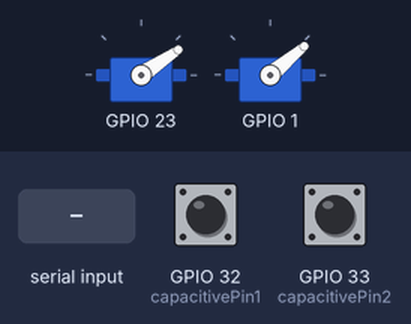
This sketch was run on a simulated ESP32. Shown: 2 × servo. Inputs (shaded band) come from the test bench; at power-on: GPIO 32 (capacitivePin1) HIGH, GPIO 33 (capacitivePin2) HIGH. What the sketch prints to the serial monitor is not drawn.

Above: at 1.2 s.
1.3 s: "0\n" received over Serial
At 2.5 s:
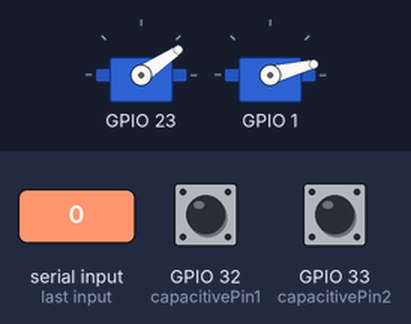
2.8 s: "1,90\n" received over Serial
At 3.9 s:
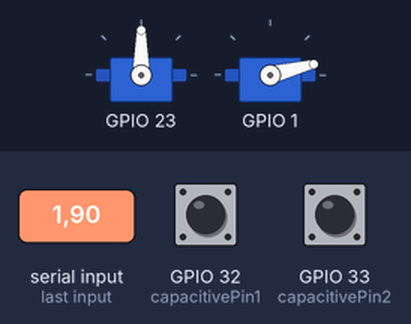
4.3 s: "1,90,45\n" received over Serial
At 5.0 s:
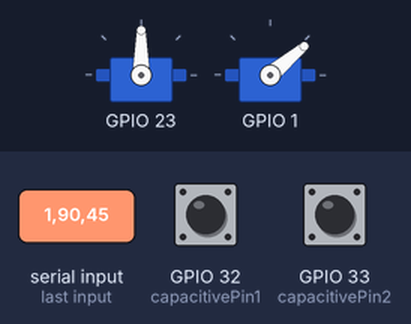
5.8 s: "1\n" received over Serial
At 6.2 s:
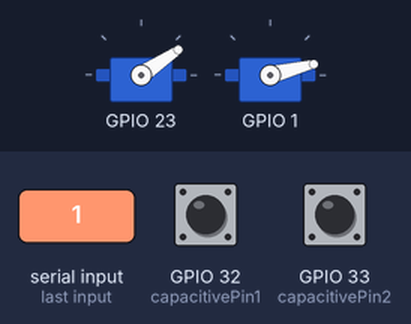
Timing chart, 0 to 8.3 s (numbered marks = the images above; inputs shaded):
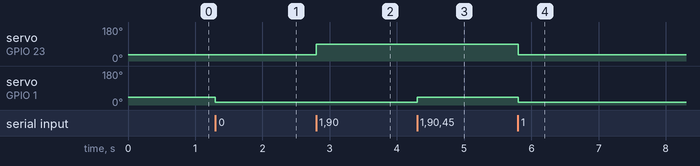

Measured:
- after the input at 1.3 s, servo on GPIO 1: 40° → 14° at once
- after the input at 2.8 s, servo on GPIO 23: 34° → 90° at once
- after the input at 4.3 s, servo on GPIO 1: 14° → 40° at once
- after the input at 5.8 s, servo on GPIO 23: 90° → 34° at once; servo on GPIO 1: 40° → 14° at once

The sketch:

Demo2Test.ino
```cpp
/////////////////////////////////////////////////////////////////////////////

#include <ESP32Servo.h>

// Servo Objects
Servo gripperServo;
Servo armServo;


// Servo PWM pins
int gripperServoPin = MOSI;
int armServoPin = TX;


// Servo feedback pins
int gripperServoReadPin = A3;
int armServoReadPin = A2;


// Servo feedback values
int gripperServoRead;
int armServoRead;


// Servo angles
int gripperAngle = 30;
int armAngle = 40;


// Indeces
int comma1, comma2;


// Capacitance vars
const int capacitivePin1 = T9;
const int capacitivePin2 = T8;

bool capacitiveLogic1 = false;
bool capacitiveLogic2 = false;

const int TOUCH_THRESHOLD = 40;


// Object interaction variables
int mode = -1;
int gripperAngleRx;
int armAngleRx;

// Transmission message buffers
String receivedString = "";
String stringToSend = "";

// Transmission delay counter
unsigned long prevMillis = 0;

// PWM constants/variables
int armClose = 14;
int armFar = 40;
int gripperClosed = 34;
int gripperOpen = 70;

void setup()
{
  Serial.begin(115200);
  while (!Serial);

	// Allow allocation of all timers
	ESP32PWM::allocateTimer(0);
	ESP32PWM::allocateTimer(1);
	ESP32PWM::allocateTimer(2);
	ESP32PWM::allocateTimer(3);

  gripperServo.setPeriodHertz(50);
  gripperServo.attach(gripperServoPin, 500, 2400);
  gripperServo.write(gripperAngle);

  armServo.setPeriodHertz(50);
  armServo.attach(armServoPin, 500, 2400);
  armServo.write(armAngle);

}

void loop() {

  // Receive Messages (as soon as they arrive)
   if (Serial.available() > 0) {
    receivedString = Serial.readStringUntil('\n');
    receivedString.trim();

    comma1 = receivedString.indexOf(',');
    comma2 = receivedString.indexOf(',', comma1 + 1);

    mode = receivedString.substring(0,comma1).toInt();
    gripperAngleRx = receivedString.substring(comma1 + 1, comma2).toInt();
    armAngleRx = receivedString.substring(comma2+1).toInt();

    switch (mode) {
      // Standby mode (do nothing)
      case -1:
        gripperAngle = gripperAngleRx;
        armAngle = armAngleRx;
        break;
      // Calibration mode (adjust the armClose constant)
      case 0:
        gripperAngle = gripperAngleRx;
        armAngle = armAngleRx;
        armClose = armAngleRx;
        break;
      // Encountered-type
      case 1:
        armAngle = armAngleRx;
        gripperAngle = gripperAngleRx;
        break;
      // Constant-contact
      case 2:
        armAngle = armClose;
        gripperAngle = gripperAngleRx;
        break;

     }
   }

    gripperServo.write(constrain(gripperAngle, 34, 150));
    armServo.write(constrain(armAngle, 14, 40));


  // Check for touch
  int touchVal1 = touchRead(capacitivePin1);
  int touchVal2 = touchRead(capacitivePin2);

  capacitiveLogic1 = (touchVal1 < TOUCH_THRESHOLD ? true : false);
  capacitiveLogic2 = (touchVal2 < TOUCH_THRESHOLD ? true : false);

  //Sending with delay 10ms
  // if (millis() - prevMillis > 10) {
  //   prevMillis = millis();
  //   stringToSend = (String)armAngleRx + (String)gripperAngleRx;
  //   Serial.println(stringToSend);
  //   Serial.flush();
  // }

  if (millis() - prevMillis > 10) {
    prevMillis = millis();
    stringToSend = String(int(capacitiveLogic1)+3) + String(int(capacitiveLogic2)+3);
    Serial.println(stringToSend);
    Serial.flush();
  }

}
```
